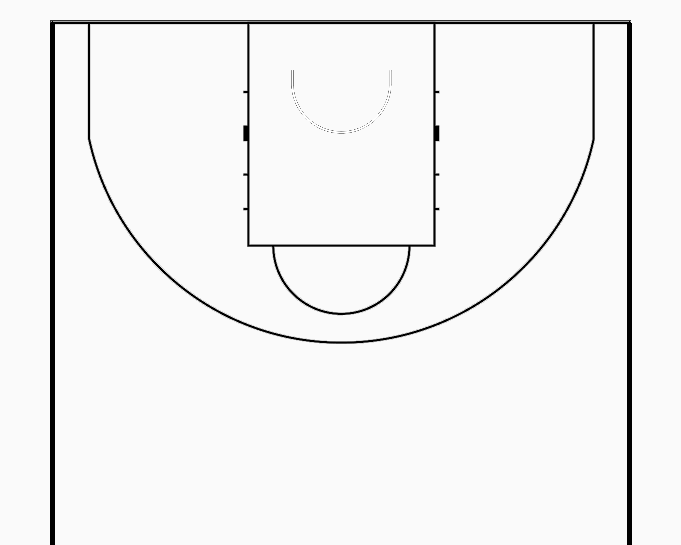
#> input picture python/base/base_standard_exp_681x545.png, 681 x 545 px
$ python draw_anno_info.py
#> lines starting #> are read from the running program, lines starting #| are printed output that depends on the picture; after the words box and inside, x2 and y2 are one past the last pixel; in counts of white or black regions, pixels touching at a corner belong together
import math
import os

import cv2
import numpy as np

STANDARD_LINES = {
    "A": (0.128877, 0.043028),
    "B": (0.363495, 0.043028),
    "C": (0.637358, 0.043028),
    "D": (0.871123, 0.043028),
    "E": (0.363495, 0.448165),
    "F": (0.637358, 0.448165),
    "G": (0.128877, 0.251927),
    "H": (0.871123, 0.251927),
    "Circle Center": (0.500000, 0.160138),
}
RADIUS = 255
image = "python/base/base_standard_exp_681x545.png"


def norm_to_pixel(pt, width, height):
    return int(round(pt[0] * width)), int(round(pt[1] * height))


def put_text(canvas, text, origin, font, scale, color, thickness):
    (text_w, text_h), baseline = cv2.getTextSize(text, font, scale, thickness)
    height, width = canvas.shape[:2]
    x, y = origin
    x = max(0, min(x, width - text_w - 1))
    y = max(text_h + baseline, min(y, height - baseline - 1))
    cv2.putText(canvas, text, (x, y), font, scale, color, thickness, cv2.LINE_AA)


def main():
    base_dir = os.path.dirname(os.path.dirname(os.path.abspath(__file__)))
    image_path = os.path.join(base_dir, image)
    output_path = os.path.join(
        base_dir, "python", "base", "base_standard_exp_681x545_annotated.png"
    )

    img = cv2.imread(image_path)
#> img is the input picture: shape (545, 681, 3); min 0, max 255, mean 242.4
    if img is None:
        raise FileNotFoundError(f"无法读取图片: {image_path}")

    height, width = img.shape[:2]
#> height = 545; width = 681
    print(f"image_path: {image_path}")
    print(f"image_shape: {img.shape}")
#| image_shape: (545, 681, 3)

    canvas = img.copy()
    font = cv2.FONT_HERSHEY_SIMPLEX

    # 以 Circle Center 为圆心绘制圆弧：起点为 G，终点为 H（向下凸出）
    center = STANDARD_LINES["Circle Center"]
    g = STANDARD_LINES["G"]
    h = STANDARD_LINES["H"]

    cx = center[0] * width
#> cx = 340.5
    cy = center[1] * height
#> cy = 87.28
    gx, gy = g[0] * width, g[1] * height
#> gx = 87.77; gy = 137.3
    hx, hy = h[0] * width, h[1] * height
#> hx = 593.2; hy = 137.3

    angle_g = math.atan2(gy - cy, gx - cx)
#> angle_g = 2.95
    angle_h = math.atan2(hy - cy, hx - cx)
#> angle_h = 0.195

    # 半径取圆心到 G/H 的实际距离，保证弧线两端正好落在 G、H 上
    radius = math.hypot(gx - cx, gy - cy)
#> radius = 257.6

    num_points = 180
    arc_points = []
    for i in range(num_points):
        t = i / (num_points - 1)
        angle = angle_g + (angle_h - angle_g) * t
        x = int(round(cx + radius * math.cos(angle)))
        y = int(round(cy + radius * math.sin(angle)))
        arc_points.append((x, y))

    cv2.polylines(
        canvas,
        [np.array(arc_points, dtype=np.int32).reshape(-1, 1, 2)],
        False,
        (255, 0, 255),
        2,
        cv2.LINE_AA,
    )
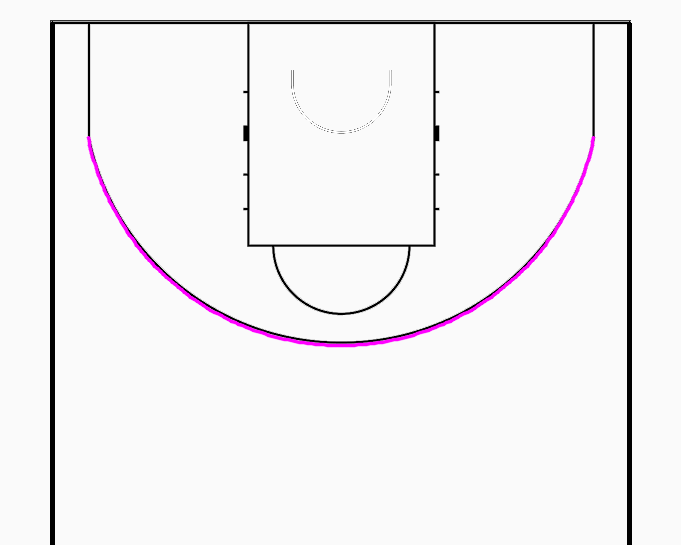
#> canvas: shape (545, 681, 3); 0.93% of pixels changed, all inside (x1, y1, x2, y2) = (86, 136, 596, 348)
    print(
        f"arc: G({gx:.1f}, {gy:.1f}) -> H({hx:.1f}, {hy:.1f}), "
        f"center=({cx:.1f}, {cy:.1f}), radius={radius:.1f}"
    )
#| arc: G(87.8, 137.3) -> H(593.2, 137.3), center=(340.5, 87.3), radius=257.6

    for name, pt in STANDARD_LINES.items():
        x, y = norm_to_pixel(pt, width, height)
        print(f"{name}: ({x}, {y})")

        coord_text = f"({pt[0]:.3f}, {pt[1]:.3f})"

        if name == "Circle Center":
            color = (0, 255, 0)  # 绿色
            cv2.circle(canvas, (x, y), 6, color, -1, cv2.LINE_AA)
            put_text(canvas, "CC", (x + 10, y - 10), font, 0.5, color, 2)
            put_text(canvas, coord_text, (x + 10, y + 16), font, 0.4, color, 1)
            put_text(canvas, f"R={RADIUS}px", (x + 10, y + 34), font, 0.5, (255, 0, 255), 2)
        else:
            color = (0, 0, 255)  # 红色
            cv2.circle(canvas, (x, y), 5, color, -1, cv2.LINE_AA)
            put_text(canvas, name, (x + 10, y - 10), font, 0.7, color, 2)
            put_text(canvas, coord_text, (x + 10, y + 16), font, 0.4, color, 1)
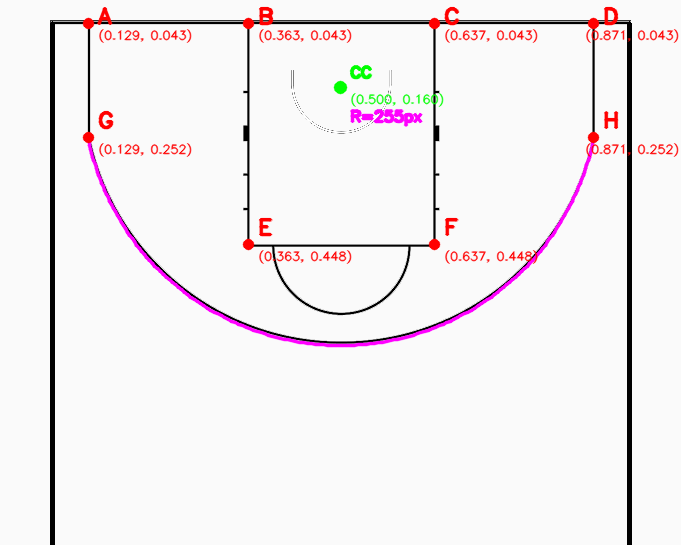
#> canvas: shape (545, 681, 3); 2.58% of pixels changed, all inside (x1, y1, x2, y2) = (82, 6, 679, 264)

    cv2.imwrite(output_path, canvas)
    print(f"saved: {output_path}")


if __name__ == "__main__":
    main()

$ run again, with python/base/base_highschool.png copied over python/base/base_standard_exp_681x545.png
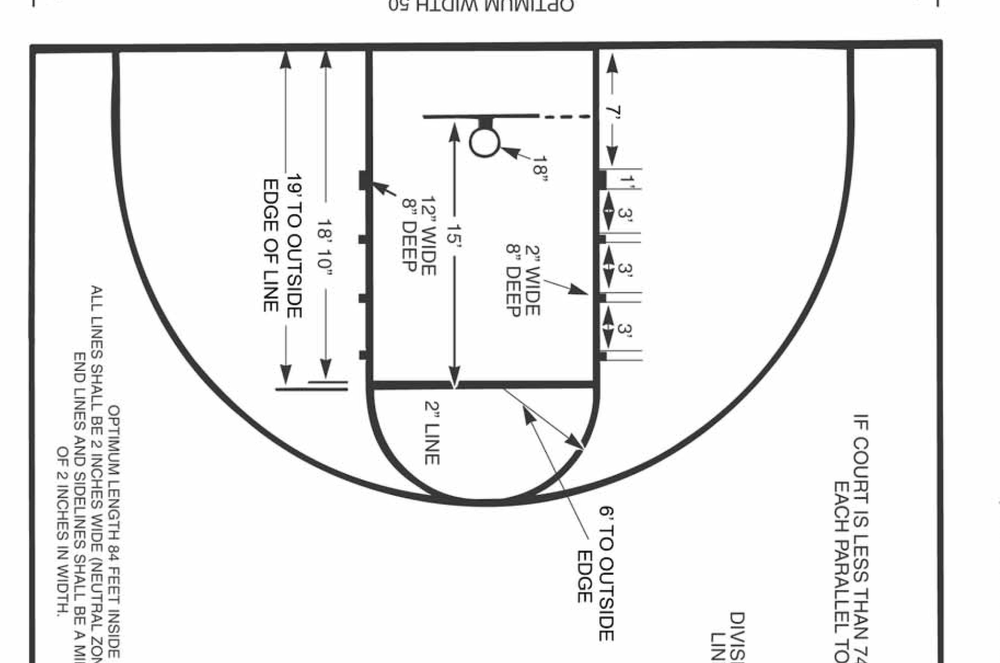
#> input picture python/base/base_highschool.png, 1000 x 663 px, shrunk from 1732 x 1148 before the run
#> in main, img is the input picture: shape (663, 1000, 3); min 0, max 255, mean 238.5
#| image_shape: (663, 1000, 3)
#> in main, `cv2.polylines( canvas, [np.array(arc_points, dtype=np.int32).reshape(-..`:
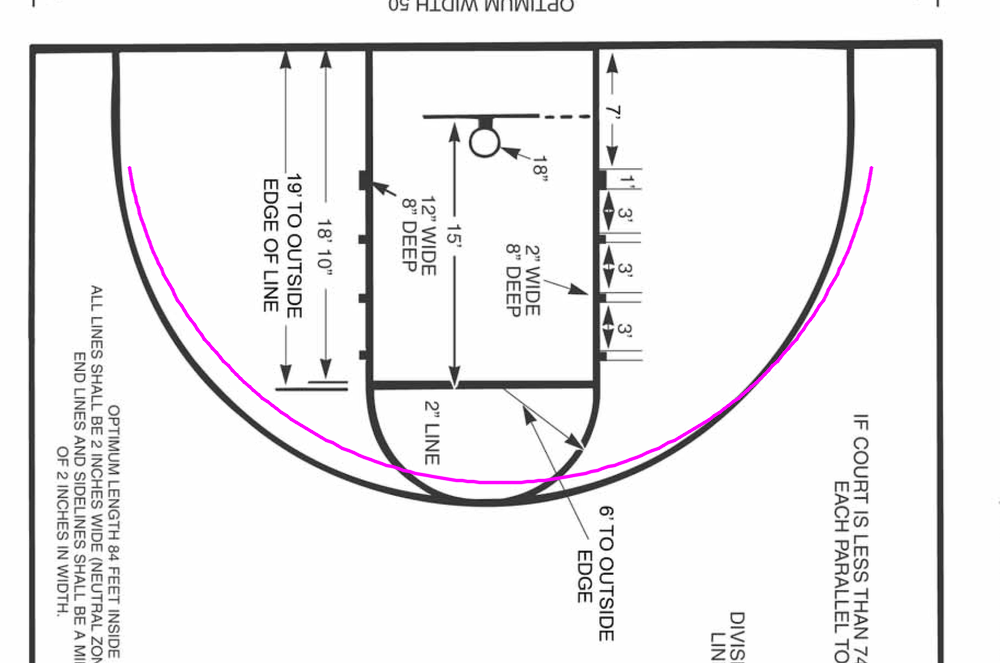
#> canvas: shape (663, 1000, 3); 0.76% of pixels changed, all inside (x1, y1, x2, y2) = (127, 166, 874, 485)
#| arc: G(128.9, 167.0) -> H(871.1, 167.0), center=(500.0, 106.2), radius=376.1
#> after the loop in main, `for name, pt in STANDARD_LINES.items():`:
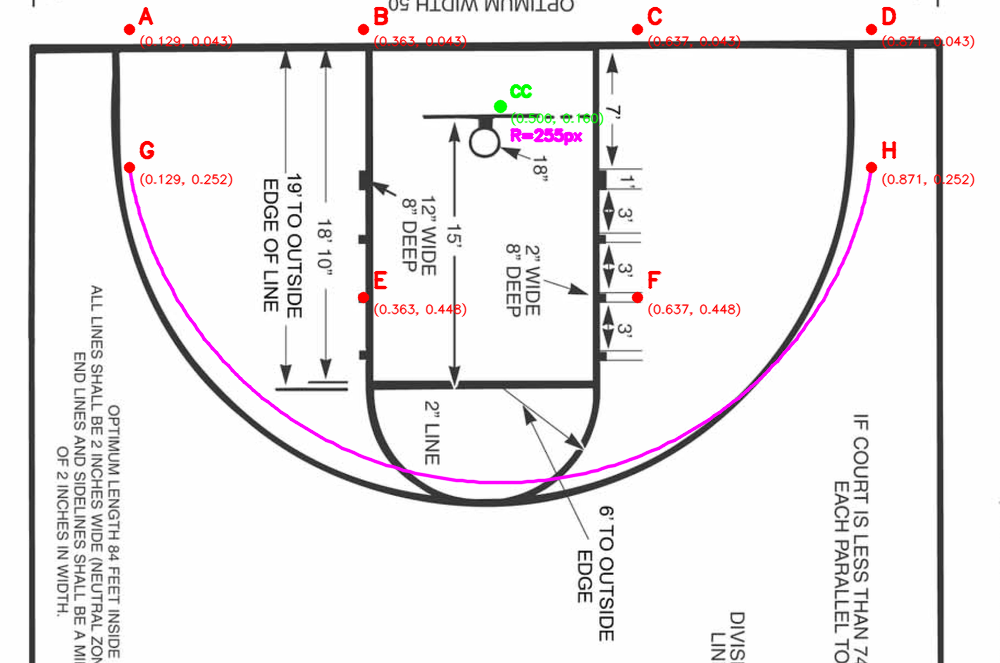
#> canvas: shape (663, 1000, 3); 1.44% of pixels changed, all inside (x1, y1, x2, y2) = (123, 6, 975, 317)

$ run again, with python/base/base_standard.png copied over python/base/base_standard_exp_681x545.png
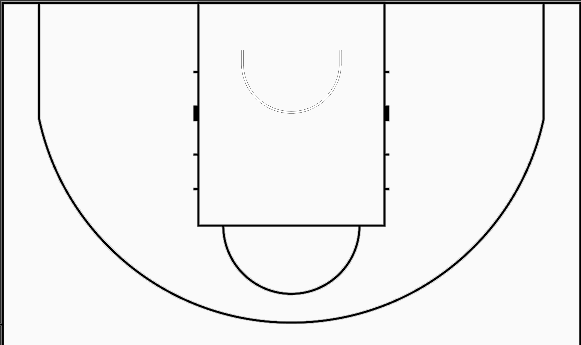
#> input picture python/base/base_standard.png, 581 x 345 px
#> in main, img is the input picture: shape (345, 581, 3); min 0, max 255, mean 240.2
#| image_shape: (345, 581, 3)
#> in main, `cv2.polylines( canvas, [np.array(arc_points, dtype=np.int32).reshape(-..`:
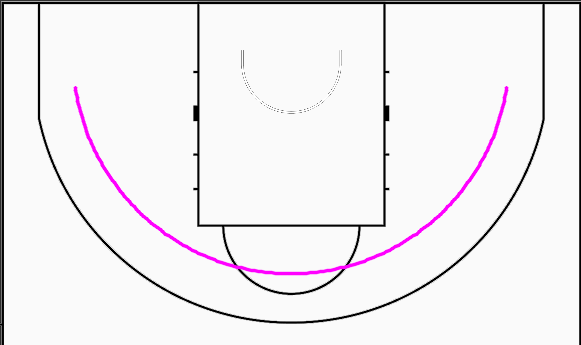
#> canvas: shape (345, 581, 3); 1.5% of pixels changed, all inside (x1, y1, x2, y2) = (73, 86, 509, 276)
#| arc: G(74.9, 86.9) -> H(506.1, 86.9), center=(290.5, 55.2), radius=217.9
#> after the loop in main, `for name, pt in STANDARD_LINES.items():`:
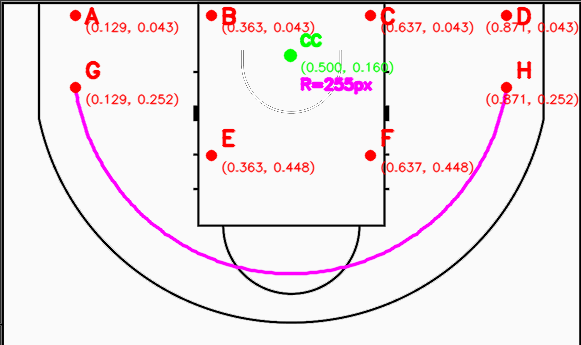
#> canvas: shape (345, 581, 3); 4.72% of pixels changed, all inside (x1, y1, x2, y2) = (69, 6, 579, 175)
